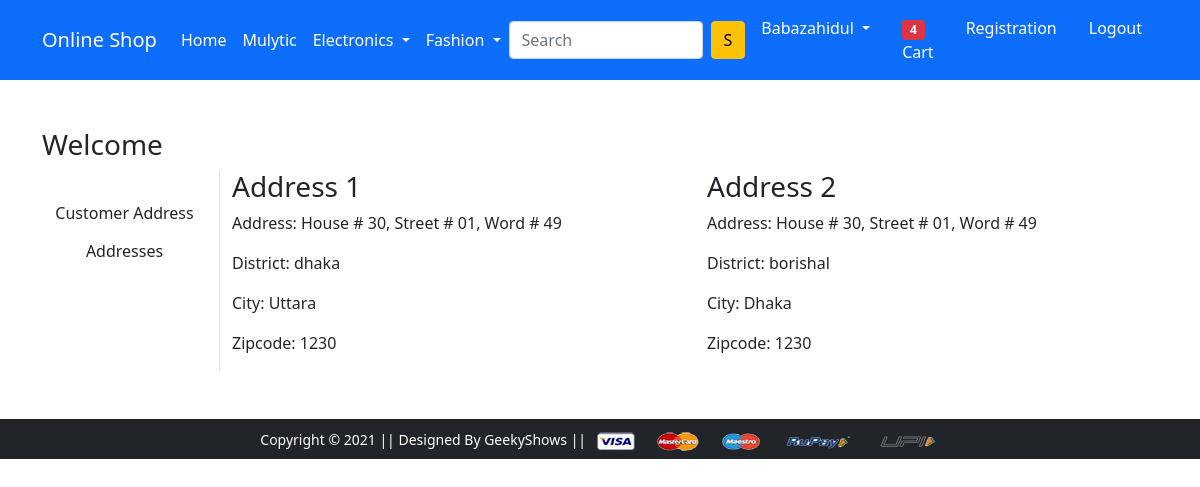
The page /address/ (signed in) on the database its author committed.
### app/models.py (models this page shows, shortened)
class Customer(models.Model):
    user = models.ForeignKey(User, on_delete=models.CASCADE)
    name = models.CharField(max_length=200)
    phone_number = PhoneNumberField(default='+8841524204242')
    email = models.EmailField(default='yourmailaddress@yourserver.com')
    address = models.CharField(max_length=200)
    district = models.CharField(choices=DISTRICT_CHOICE, max_length=30)
    city = models.CharField(max_length=50)
    zipcode = models.IntegerField()

### app/views.py (the view)
# urls.py: path('address/', views.address, name='address'),
@login_required
def address(request):
    address = Customer.objects.filter(user=request.user)
    context={
        'address':address
    }
    return render(request, 'app/address.html', context)

### templates/app/address.html (shortened to what this page needs)
{% extends 'app/base.html' %}
{% load static %}
{% block main-content %}
<div class="container my-5">
 <div class="row">
  <h3>Welcome </h3>
  <div class="col-sm-2 border-end">
   <ul class="list-unstyled">
    <li class="d-grid"><a href="{% url 'customer_address' %}" class="btn">Customer Address</a></li>
    <li class="d-grid"><a href="{% url 'address' %}" class="btn">Addresses</a></li>
   </ul>
  </div>
     {% for i in address %}
       <div class="col-sm-5">
      <div class="cart">
          <div class="cart-body">
              <h3>Address {{ forloop.counter }}</h3>
              <p>Address: {{ i.address }}</p>
              <p>District: {{ i.district }}</p>
              <p>City: {{ i.city }}</p>
              <p>Zipcode: {{ i.zipcode }}</p>
          </div>
      </div>
  </div>
     {% endfor %}
 </div>
</div>
{% endblock main-content %}

### templates/app/base.html (shortened to what this page needs)
<!Doctype html>
{% load static %}
<html lang="en">
  <head>
    <link href="https://cdn.jsdelivr.net/npm/bootstrap@5.0.0-beta1/dist/css/bootstrap.min.css" rel="stylesheet">
    <link rel="stylesheet" href="{% static 'app/css/owl.carousel.min.css' %}">
    <link rel="stylesheet" href="{% static 'app/css/all.min.css' %}">
    <link rel="stylesheet" href="{% static 'app/css/style.css' %}">
  </head>
  <body>
    <nav class="navbar navbar-expand-lg navbar-dark bg-primary">
     <div class="container">
       <a class="navbar-brand" href="/">Online Shop</a>
       <div class="collapse navbar-collapse" id="navbarSupportedContent">
         <ul class="navbar-nav me-auto mb-2 mb-lg-0">
           <li class="nav-item">
             <a class="nav-link active" aria-current="page" href="/">Home</a>
           </li>
           <li class="nav-item">
            <a class="nav-link active" aria-current="page" href="{% url 'mulytic' %}">Mulytic</a>
          </li>
           <li class="nav-item dropdown">
             <a class="nav-link dropdown-toggle text-white" href="#" id="electronicsDropdown" role="button" data-bs-toggle="dropdown" aria-expanded="false">
               Electronics
             </a>
           </li>
           <li class="nav-item dropdown">
             <a class="nav-link dropdown-toggle text-white" href="#" id="fashionDropdown" role="button" data-bs-toggle="dropdown" aria-expanded="false">
               Fashion
             </a>
           </li>
         </ul>
         <form class="d-flex">
           <input class="form-control me-2" type="search" placeholder="Search" aria-label="Search">
           <button class="btn btn-warning" type="submit">S</button>
         </form>
         <div>
          <ul class="navbar-nav me-auto mb-2 mb-lg-0">
              {% if request.user.is_authenticated %}
           <li class="nav-item dropdown mx-2">
              <a class="nav-link dropdown-toggle text-white" href="#" id="profileDropdown" role="button" data-bs-toggle="dropdown" aria-expanded="false">
                  {{ request.user.username|capfirst }}
              </a>
            </li>
            <li class="nav-item mx-2">
             <a href="{% url 'showcart' %}" class="nav-link text-white"><span class="badge bg-danger">4</span> Cart </a>
            </li>
              {% endif %}
            <li class="nav-item mx-2">
             <a href="{% url 'customerregistration' %}" class="nav-link text-white">Registration</a>
            </li>
            <li class="nav-item mx-2">
                {% if request.user.is_authenticated %}
                    <a class="nav-link text-white" href="{% url 'logout' %}">Logout</a>
                {% else %}
                    <a class="nav-link text-white" href="{% url 'login' %}">Login</a>
                {% endif %}
                </li>
          </ul>
         </div>
       </div>
     </div>
    </nav>
    {% block main-content %} {% endblock main-content %}
    <footer class="container-fluid bg-dark text-center p-2 mt-5">
        <small class="text-white">Copyright &copy; 2021 || Designed By GeekyShows || </small>
        <img src="{% static 'app/images/payment.png' %}" alt="" srcset="" class="img-fluid" height="2px">
    </footer>
  </body>
</html>

### rows shown on the page
Customer: address "House # 30, Street # 01, Word # 49", district "dhaka", city "Uttara", zipcode "1230"
Customer: address "House # 30, Street # 01, Word # 49", district "borishal", city "Dhaka", zipcode "1230"

### other values the page prints
{{ request.user.username|capfirst }} "Babazahidul"
